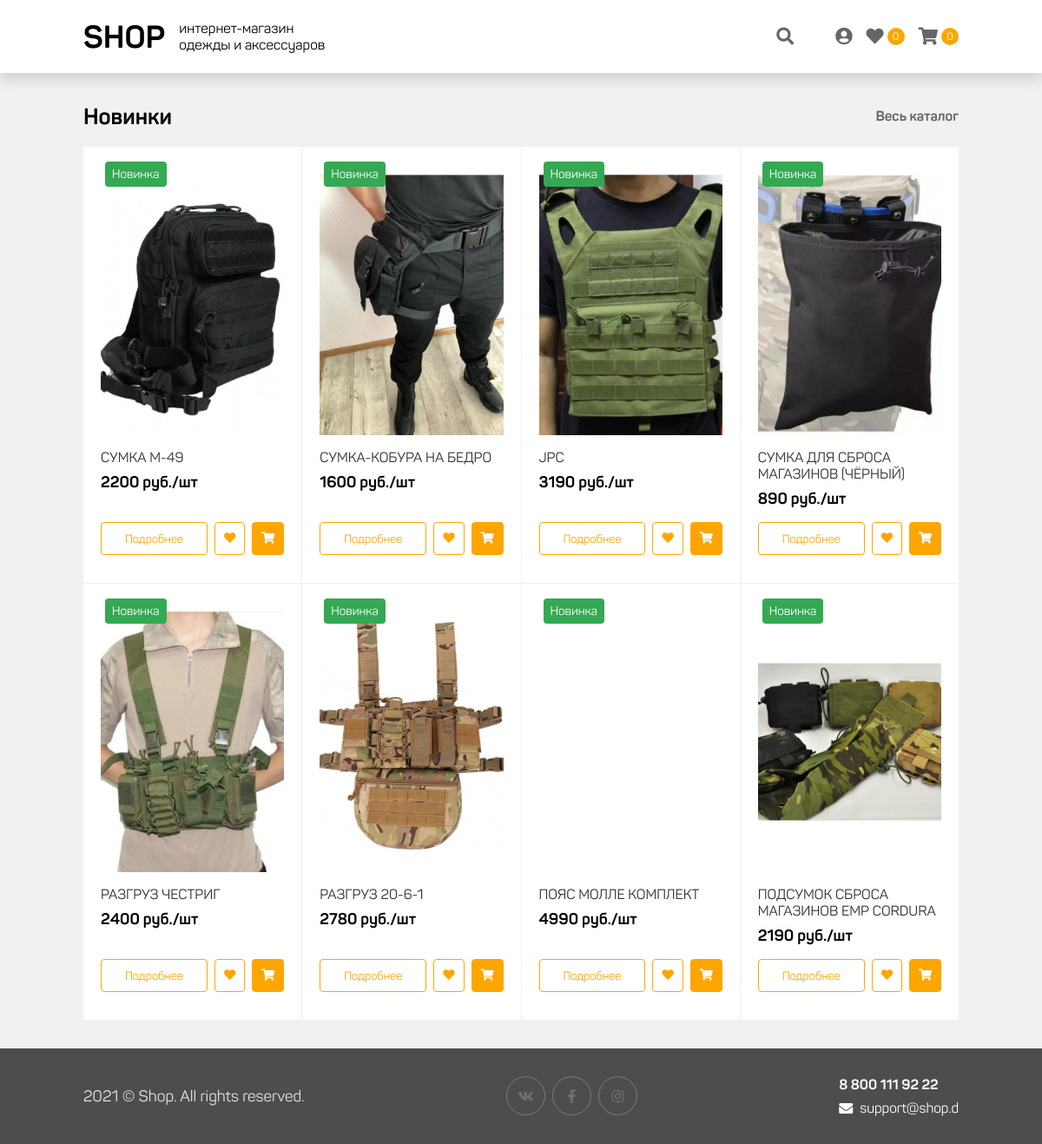
Before: / with the older database file.
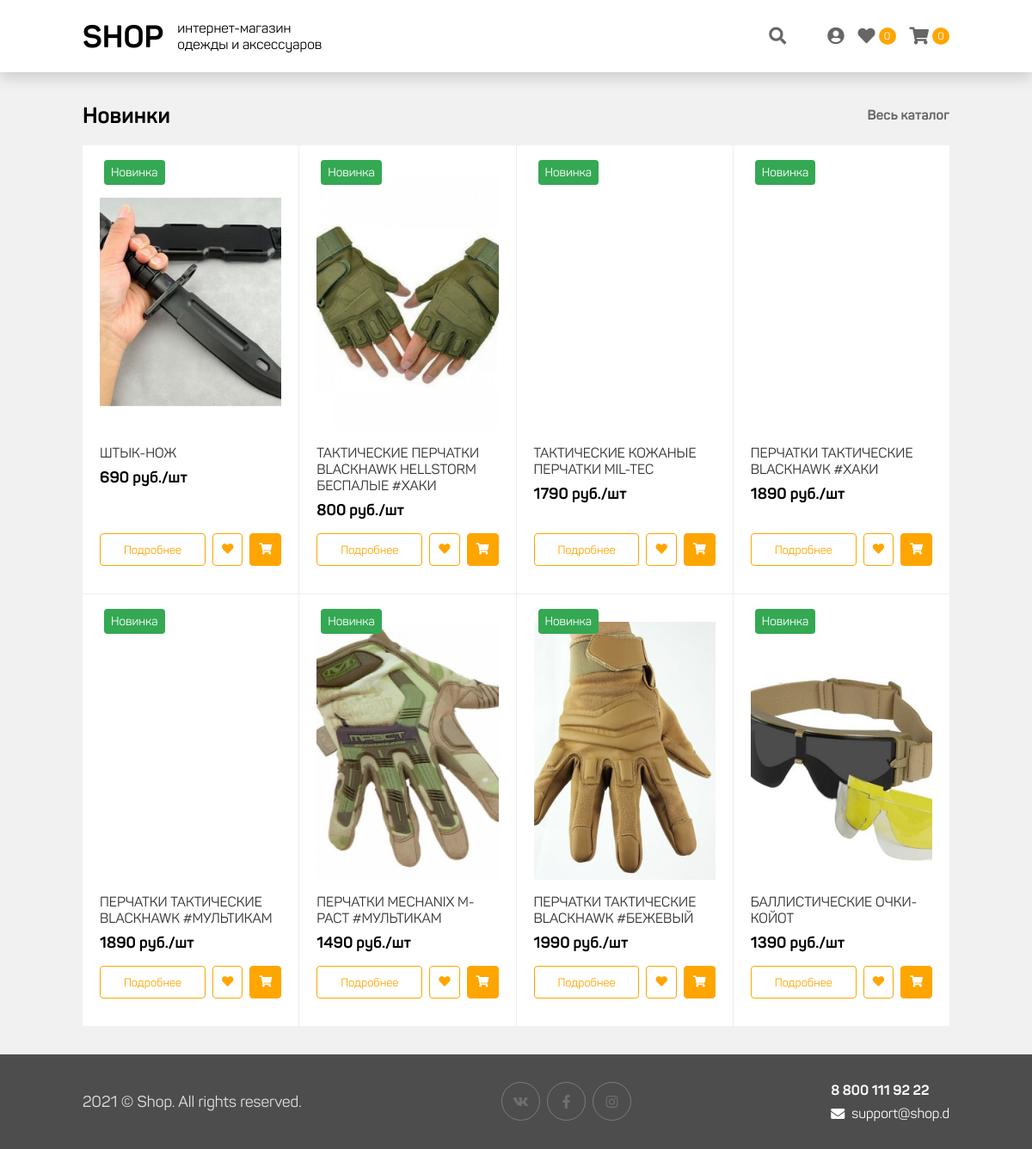
After: the same page with the newer database file.
### tables this page shows
CREATE TABLE `product` (
  `id` int NOT NULL,
  `name` varchar(120) NOT NULL,
  `photo` varchar(120) NOT NULL,
  `description` text NOT NULL,
  `price` int NOT NULL,
  `on_sale` enum('y','n') NOT NULL DEFAULT 'y'
);

### controller/front.php (called while the page is built, shortened)
<?php
function main(){
	$best_deals = dbQuery("SELECT name, photo, price, id FROM product ORDER BY id DESC LIMIT 8");
    load_view("main", "SHOP.d", ["best_deals" => $best_deals]);
}

### php/db.php (called while the page is built, shortened)
<?php
$config_db = load_config("db");
$link = null;
try{
    $link = mysqli_connect($config_db["host"], $config_db["user"], $config_db["password"], $config_db["name"]);
}catch(Exception $e){
    exit($e->getMessage());
}
function dbQuery($sql){
    global $link;
    if($result_query = mysqli_query($link, $sql)){
        $result = [];
        while ($row = mysqli_fetch_assoc($result_query)) {
            $result[] = $row;
        }
        if($result != []) return $result;
    }
    return false;
}

### view/pages/main.php (the view, shortened to what this page needs)
<section id="best-deals">
    <div class="container">
        <div class="section-title">
            <h3 class="text">Новинки</h3>
            <ul class="submenu">
                <li><a href="/search">Весь каталог</a></li>
            </ul>
        </div>
        <div class="content catalog-container">
            <?php foreach($best_deals as $best_deal): ?>
            <div class="product" data-product='{"id": "<?=$best_deal['id']?>", "name": "<?=$best_deal['name']?>", "price": "<?=$best_deal['price']?>", "photo": "<?=$best_deal['photo']?>"}'>
                <div class="product-wrapper">
                    <div class="image" style="background-image: url('<?=$best_deal['photo']?>');">
                        <p class="tag new">Новинка</p>
                    </div>
                    <div class="details">
                        <h3 class="name"><?=$best_deal['name']?></h3>
                        <p class="price"><?=$best_deal['price']?> руб./шт</p>
                    </div>
                    <div class="submenu">
                        <div class="actions">
                            <button class="btn" onclick="location.href='/product/<?=$best_deal['id']?>/';">Подробнее</button>
                            <button class="btn icon event-add-favorite" data-id="<?=$best_deal['id']?>"><i class="fas fa-heart"></i></button>
                            <button class="btn icon filled event-add-cart" data-id="<?=$best_deal['id']?>"><i class="fas fa-shopping-cart"></i></button>
                        </div>
                    </div>
                </div>
            </div>
            <?php endforeach; ?>
        </div>
    </div>
</section>

Changed rows visible on the page:
no longer on this page (row unchanged): product: photo (picture), name "СУМКА М-49", price "2200"
no longer on this page (row unchanged): product: photo (picture), name "СУМКА-КОБУРА НА БЕДРО", price "1600"
no longer on this page (row unchanged): product: photo (picture), name "JPC", price "3190"
no longer on this page (row unchanged): product: photo (picture), name "СУМКА ДЛЯ СБРОСА МАГАЗИНОВ (ЧЁРНЫЙ)", price "890"
no longer on this page (row unchanged): product: photo (picture), name "РАЗГРУЗ ЧЕСТРИГ", price "2400"
no longer on this page (row unchanged): product: photo (picture), name "РАЗГРУЗ 20-6-1", price "2780"
no longer on this page (row unchanged): product: name "ПОЯС МОЛЛЕ КОМПЛЕКТ", price "4990"
no longer on this page (row unchanged): product: photo (picture), name "ПОДСУМОК СБРОСА МАГАЗИНОВ ЕМР CORDURA", price "2190"
added product: photo (picture), name "ШТЫК-НОЖ", price "690"
added product: photo (picture), name "ТАКТИЧЕСКИЕ ПЕРЧАТКИ BLACKHAWK HELLSTORM БЕСПАЛЫЕ #ХАКИ", price "800"
added product: name "ТАКТИЧЕСКИЕ КОЖАНЫЕ ПЕРЧАТКИ MIL-TEC", price "1790"
added product: name "ПЕРЧАТКИ ТАКТИЧЕСКИЕ BLACKHAWK #ХАКИ", price "1890"
added product: name "ПЕРЧАТКИ ТАКТИЧЕСКИЕ BLACKHAWK #МУЛЬТИКАМ", price "1890"
added product: photo (picture), name "ПЕРЧАТКИ MECHANIX M-PACT #МУЛЬТИКАМ", price "1490"
added product: photo (picture), name "ПЕРЧАТКИ ТАКТИЧЕСКИЕ BLACKHAWK #БЕЖЕВЫЙ", price "1990"
added product: photo (picture), name "БАЛЛИСТИЧЕСКИЕ ОЧКИ-КОЙОТ", price "1390"
